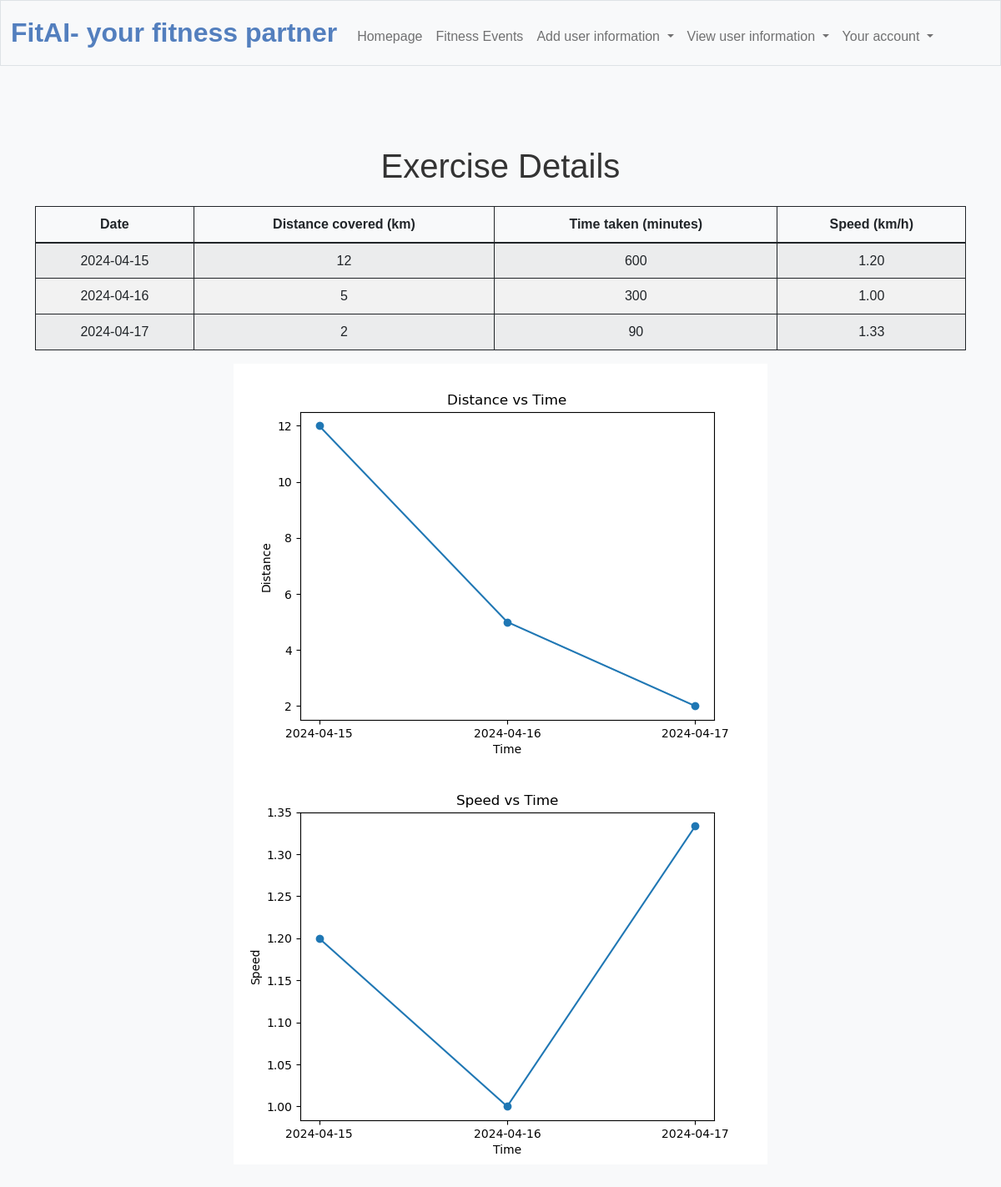
Page /view_exercises (signed in) on the committed database.
### tables this page shows
CREATE TABLE "exercise_details" (
    id INTEGER PRIMARY KEY AUTOINCREMENT,
    user_id INTEGER,
    distance_covered DECIMAL,
    time_taken DECIMAL,
    date_log TEXT,
    FOREIGN KEY (user_id) REFERENCES user(id)
);

### app.py (the view)
@app.route("/view_exercises")
@login_required
def view_exercises():
    exercise_details_raw = db.execute("SELECT * FROM exercise_details WHERE user_id = ? ORDER BY date_log ASC", session["user_id"])
    exercise_details = []
    x1=[] #Time
    y1=[] #Distance
    x2=[] #Time
    y2=[] #Speed
    for detail in exercise_details_raw:
        speed = 0
        if detail["time_taken"]:  # To avoid division by zero
            speed = detail["distance_covered"] / (detail["time_taken"] / 60.0)
        x1.append(detail["date_log"])
        x2.append(detail["date_log"])
        y1.append(detail["distance_covered"])
        y2.append(speed)
        exercise_details.append({
            "date_log": detail["date_log"],
            "distance_covered": detail["distance_covered"],
            "time_taken": detail["time_taken"],
            "speed": speed  # This is the speed in km/h
        })
    plt.figure()
    plt.plot(x1, y1, marker='o', linestyle='-')  # 'o' marker for data points, '-' linestyle for lines
    plt.xlabel('Time')
    plt.ylabel('Distance')
    plt.title('Distance vs Time')
    current_directory = os.getcwd()
    plot_file_path = os.path.join(current_directory,"static",'plot_distance.png')
    file_path = plot_file_path  # Specify the path to your file
    if os.path.exists(file_path):
        os.remove(file_path)
        print(f"The file '{file_path}' has been deleted.")
    else:
        print(f"The file '{file_path}' does not exist.")
    plt.savefig(plot_file_path)
    plt.figure()
    plt.plot(x2, y2, marker='o', linestyle='-')  # 'o' marker for data points, '-' linestyle for lines
    plt.xlabel('Time')
    plt.ylabel('Speed')
    plt.title('Speed vs Time')
    current_directory = os.getcwd()
    plot_file_path = os.path.join(current_directory,"static",'plot_speed.png')
    file_path = plot_file_path  # Specify the path to your file
    if os.path.exists(file_path):
        os.remove(file_path)
        print(f"The file '{file_path}' has been deleted.")
    else:
        print(f"The file '{file_path}' does not exist.")
    plt.savefig(plot_file_path)
    return render_template("view_exercises.html", exercise_details=exercise_details,plot_file_path=plot_file_path)

### app.py (called while the page is built)
@app.after_request
def after_request(response):
    response.headers["Cache-Control"] = "no-cache, no-store, must-revalidate"
    response.headers["Expires"] = 0
    response.headers["Pragma"] = "no-cache"
    return response

### helpers.py (called while the page is built)
def login_required(f):
    @wraps(f)
    def decorated_function(*args, **kwargs):
        if session.get("user_id") is None:
            return redirect("/login")
        return f(*args, **kwargs)
    return decorated_function

### templates/view_exercises.html (shortened to what this page needs)
{% extends "layout.html" %}
{% block main %}
<div class="container mt-5">
    <h1 class="text-center mb-4">Exercise Details</h1>
    <table class="table table-striped">
        <thead>
            <tr>
                <th>Date</th>
                <th>Distance covered (km)</th>
                <th>Time taken (minutes)</th>
                <th>Speed (km/h)</th>
            </tr>
        </thead>
        <tbody>
            {% for detail in exercise_details %}
            <tr>
                <td>{{ detail.date_log }}</td>
                <td>{{ detail.distance_covered }}</td>
                <td>{{ detail.time_taken }}</td>
                <td>{{ '%.2f'|format(detail.speed) }}</td>
            </tr>
            {% endfor %}
        </tbody>
    </table>
    <img src="{{ url_for('static', filename='plot_distance.png') }}" alt="Plot">
    <img src="{{ url_for('static', filename='plot_speed.png') }}" alt="Plot">
</div>
{% endblock %}

### static/styles.css (style rules this page uses)
table, td, th { border: 1px solid; }
td { text-align: center; }
tr:nth-child(even) { background-color: #f2f2f2; }

### templates/layout.html (style rules this page uses)
body { font-family: 'Roboto', sans-serif; line-height: 1.6; color: #333; background-color: #f4f4f4; margin: 0; padding: 0; }
body { background-color: #f8f9fa; font-family: 'Arial', sans-serif; }

### rows in the picture
exercise_details: date_log "2024-04-15", distance_covered "12", time_taken "600", speed "1.20"
exercise_details: date_log "2024-04-16", distance_covered "5", time_taken "300", speed "1.00"
exercise_details: date_log "2024-04-17", distance_covered "2", time_taken "90", speed "1.33"
